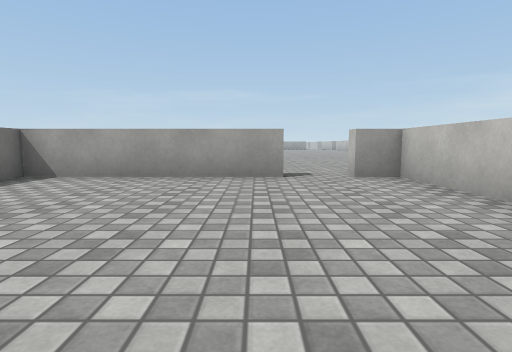
view 1 (above)

24 first-person views from a walk through a Unity game level. The camera is 0.62 m above the floor, tilts 6° down and sees 80° across. The floor is counted in squares, 1 m on a side. Each view is taken from the middle of a square. On the plan, view 1 faces up. The plan holds only what a view shows up to about 9 squares ahead; the rest is blank. The place goes on beyond the plan. Surface patterns are stand-ins for the level's own textures.

view 2
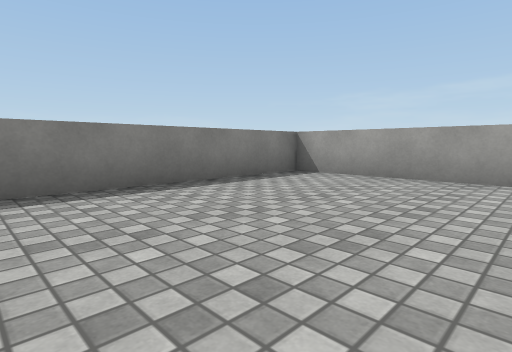

view 3
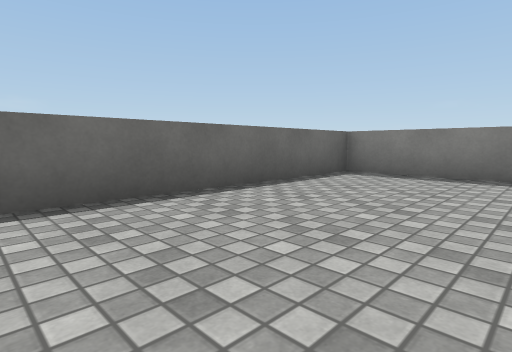

view 4
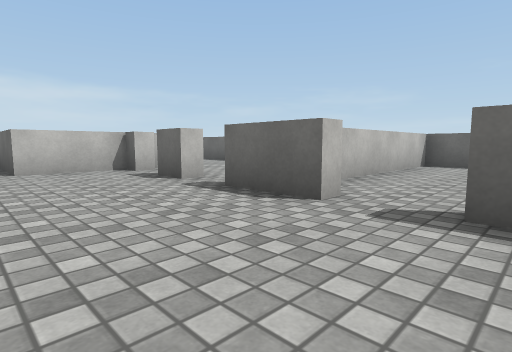

view 5
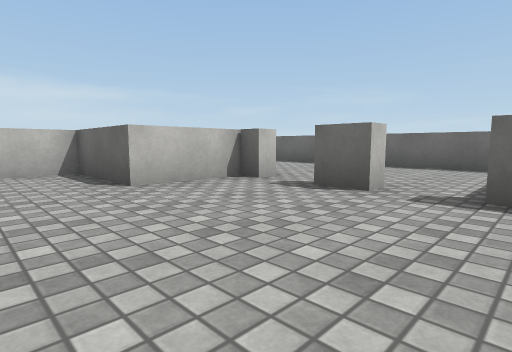

view 6
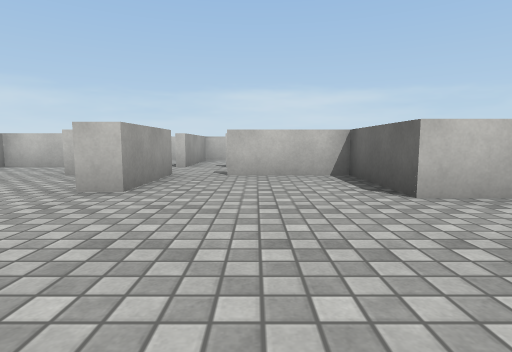

view 7
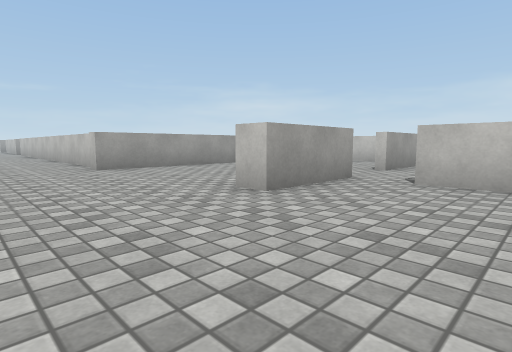

view 8
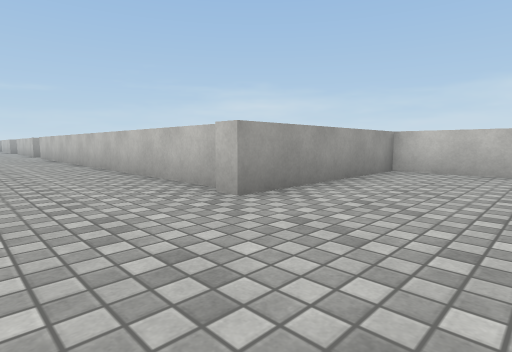

view 9
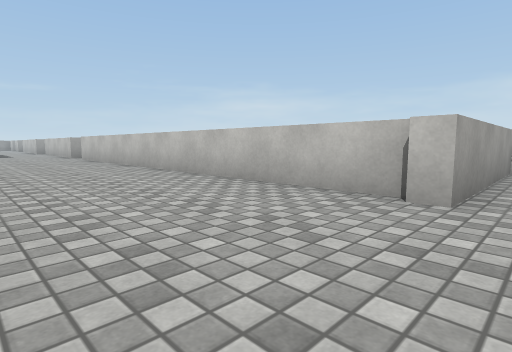

view 10
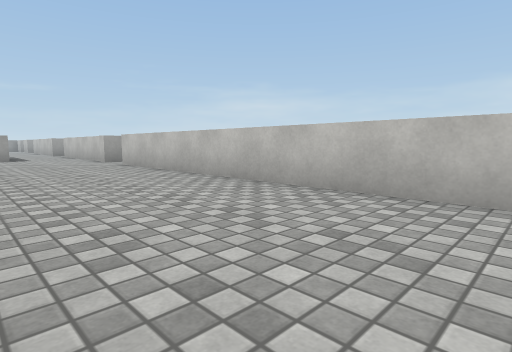

view 11
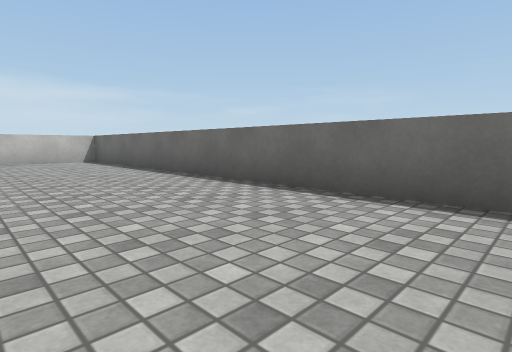

view 12
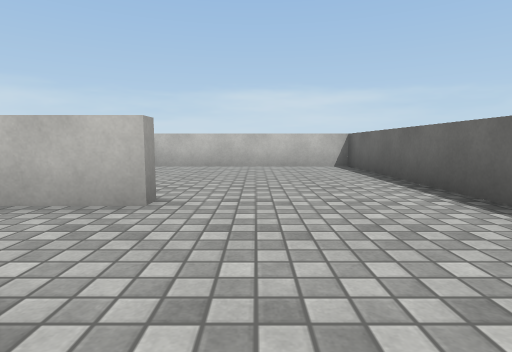

view 13
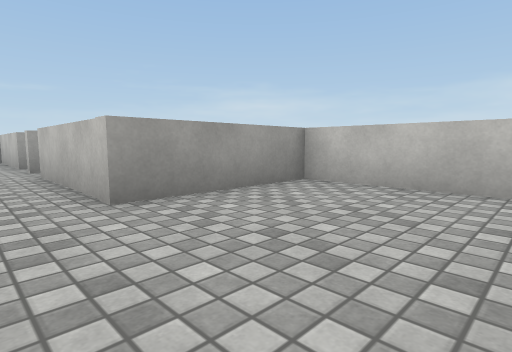

view 14
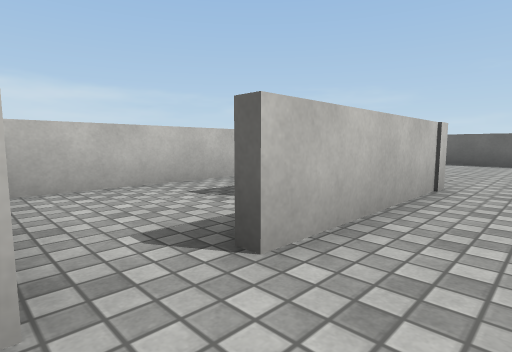

view 15
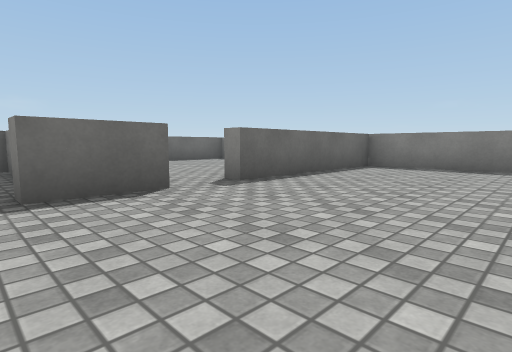

view 16
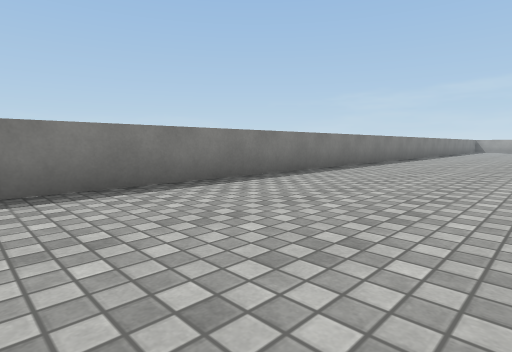

view 17
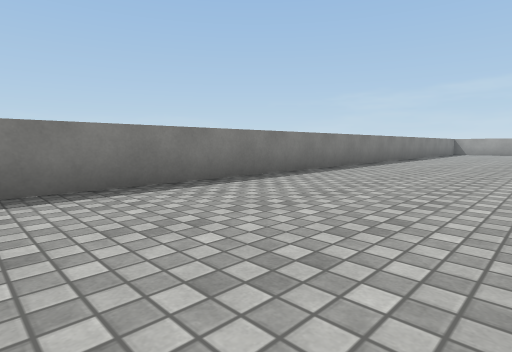

view 18
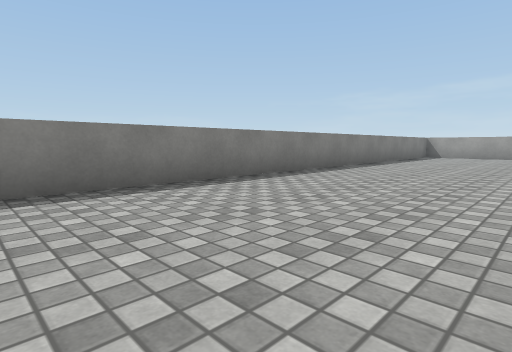

view 19
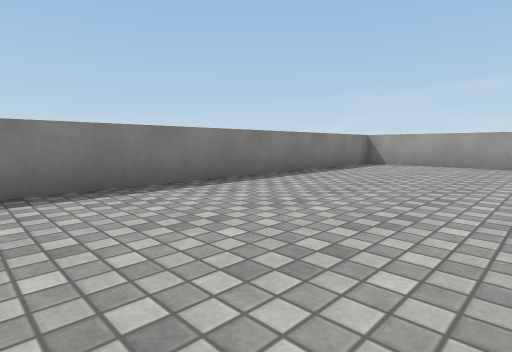

view 20
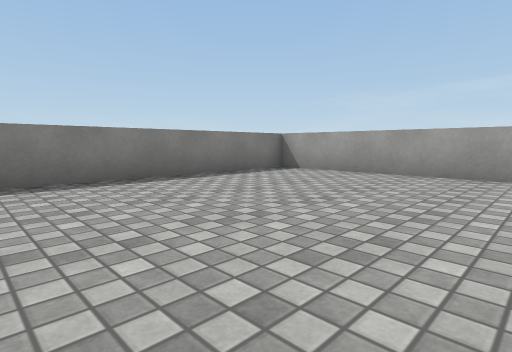

view 21
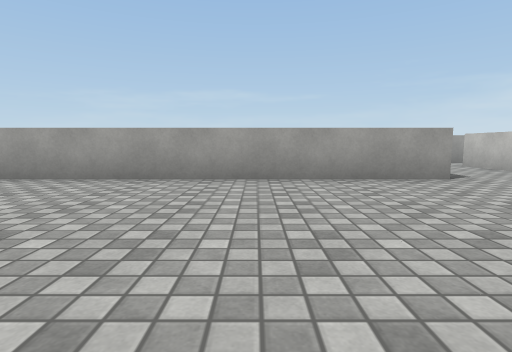

view 22
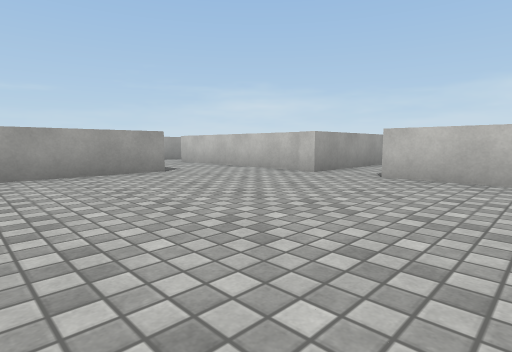

view 23
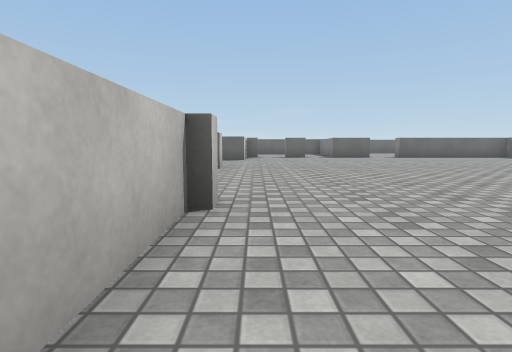

view 24
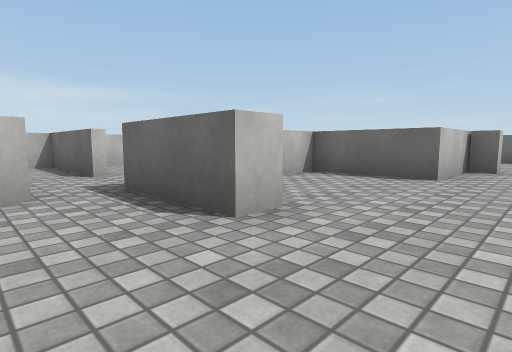

### Floor plan
Points are (right, up) in squares from view 1. A wall is a line through its corners. A room is listed if a view was taken in it or the views show most of it. See-through windows are left out.
Room 1 (views 1, 2, 3)
walls: (0.5, 5.7) (-4.4, 5.7) (-4.4, -0.5) (2.7, -0.5) (2.7, 4.5)
ways out: opening at (1.5, 5.5) to room 2
Room 2 (views 4, 5, 6, 7, 8, 9, 10, 11, 12, 13, 15, 16, 17, 18, 19, 20, 21, 22, 23, 24)
walls: (7.7, 17.1) (7.7, 29.4); (10, 13.4) (10, 13.9); (10.2, 11.7) (7.9, 11.7) (7.9, 12.3) (10.2, 12.3); (12.2, 13.2) (12.2, 16.7) (7.5, 16.7) (7.5, 17.2); (2.7, 4.5) (2.7, 5.5); (7.5, 5.1) (7.5, 8.1) (10, 8.1) (10, 10.6); (10, 5) (10, 6.6); (7.7, 30.8) (7.7, 32.5); (3.1, 2.1) (3.1, 1.5) (15.4, 1.5) (15.4, 7.2) (12.2, 7.2); (5.5, 33.3) (-4.4, 33.3) (-4.4, 6.1) (0.5, 6.1) (0.5, 5.7)
ways out: opening at (1.5, 5.5) to room 1; opening at (10, 11) to room 4; opening at (11, 8) to room 4; opening at (6.5, 33.5); opening at (8, 30); opening at (11, 13); gap at (11, 14)
objects: block (2, 6); block (3, 6); block (5, 6); block (7, 6)
Room 3 (view 14)
walls: (14.2, 11.9) (12.1, 11.9); (15.4, 8.1) (15.4, 11.6)
ways out: opening at (12, 11) to room 4; opening at (11.5, 12)
Room 4 (no view inside)
walls: (12.2, 7.2) (12.2, 10.9)
ways out: opening at (10, 11) to room 2; opening at (11, 8) to room 2; opening at (12, 11) to room 3

Where each view was taken, in squares from view 1:
view 1: 0 up, 0 right, facing up
view 2: 0 up, 0 right, facing up-left
view 3: 3 up, 2 right, facing down-left
view 4: 9 up, 0 right, facing down-right
view 5: 10 up, 3 right, facing down-right
view 6: 10 up, 4 right, facing right
view 7: 9 up, 5 right, facing up-right
view 8: 14 up, 5 right, facing up-right
view 9: 16 up, 4 right, facing up-right
view 10: 20 up, 4 right, facing up-right
view 11: 5 up, 4 right, facing down-right
view 12: 4 up, 7 right, facing right
view 13: 4 up, 11 right, facing up-right
view 14: 12 up, 11 right, facing down-right
view 15: 10 up, 4 right, facing down-left
view 16: 7 up, 0 right, facing up-left
view 17: 13 up, 0 right, facing up-left
view 18: 18 up, 0 right, facing up-left
view 19: 24 up, 0 right, facing up-left
view 20: 27 up, 1 right, facing up-left
view 21: 28 up, 2 right, facing up
view 22: 27 up, 2 right, facing up-right
view 23: 20 up, 7 right, facing down
view 24: 14 up, 6 right, facing down-right
